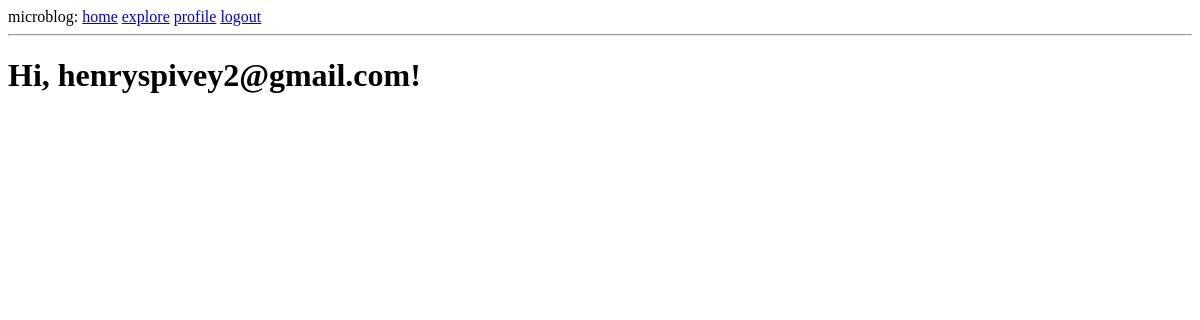
The page /explore (signed in) on the database as committed earlier.
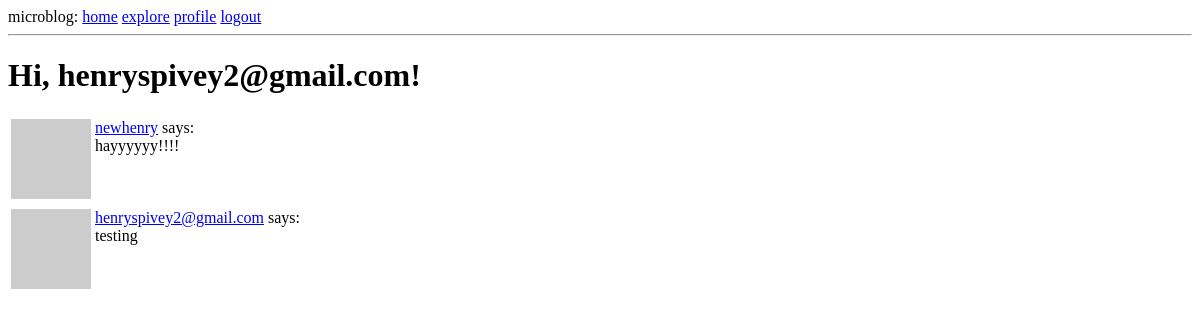
The same page on the database as committed later.
### app/models.py (models this page shows, shortened)
class Post(db.Model):
    id = db.Column(db.Integer, primary_key=True)
    body = db.Column(db.String(140))
    timestamp = db.Column(db.DateTime, index=True, default=datetime.utcnow)
    user_id = db.Column(db.Integer, db.ForeignKey("user.id"))

class User(UserMixin, db.Model):
    id = db.Column(db.Integer, primary_key=True)
    username = db.Column(db.String(64), index=True, unique=True)
    email = db.Column(db.String(120), index=True, unique=True)
    password_hash = db.Column(db.String(128))
    posts = db.relationship("Post", backref="author", lazy="dynamic")
    about_me = db.Column(db.String(140))
    last_seen = db.Column(db.DateTime, default=datetime.utcnow)
    followed = db.relationship(
        "User",
        secondary=followers,
        primaryjoin=(followers.c.follower_id == id),
        secondaryjoin=(followers.c.followed_id == id),
        backref=db.backref("followers", lazy="dynamic"),
        lazy="dynamic",
    )
    def avatar(self, size):
        digest = md5(self.email.lower().encode("utf-8")).hexdigest()
        return "https://www.gravatar.com/avatar/{}?d=identicon&s={}".format(
            digest, size
        )

### app/routes.py (the view)
@app.route('/explore')
@login_required
def explore():
    posts = Post.query.order_by(Post.timestamp.desc()).all()
    return render_template('index.html', title="Explore", posts=posts)

### app/models.py (called while the page is built)
@login.user_loader
def load_user(id):
    return User.query.get(int(id))

### app/routes.py (called while the page is built)
@app.before_request
def before_request():
    if current_user.is_authenticated:
        current_user.last_seen = datetime.utcnow()
        db.session.commit()

### app/templates/index.html (shortened to what this page needs)
{%extends "base.html" %}
{%block content%}
<h1>Hi, {{ current_user.username}}!</h1>
{%for post in posts%}
{%include '_post.html'%}
{%endfor%}
{%endblock%}

### app/templates/_post.html
<table>
    <tr valign="top">
        <td><img src="{{post.author.avatar(64)}}"> </td>
        <td>
            <a href="{{url_for('user', username=post.author.username)}}">{{post.author.username}}</a> says:
            <br>{{post.body}}
        </td>
    </tr>
</table>

Rows that differ between the two databases and show on the page:
added Post: author.username "newhenry", body "hayyyyyy!!!!"
added Post: author.username "henryspivey2@gmail.com", body "testing"
